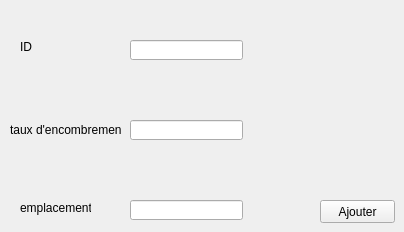
      <widget class="QWidget" name="tab_7">
       <attribute name="title">
        <string>Ajouter une station</string>
       </attribute>
       <widget class="QLabel" name="label_11">
        <property name="geometry">
         <rect>
          <x>20</x>
          <y>40</y>
          <width>47</width>
          <height>13</height>
         </rect>
        </property>
        <property name="text">
         <string>ID</string>
        </property>
       </widget>
       <widget class="QLabel" name="label_12">
        <property name="geometry">
         <rect>
          <x>20</x>
          <y>200</y>
          <width>71</width>
          <height>16</height>
         </rect>
        </property>
        <property name="text">
         <string>emplacement</string>
        </property>
       </widget>
       <widget class="QLabel" name="label_13">
        <property name="geometry">
         <rect>
          <x>10</x>
          <y>120</y>
          <width>111</width>
          <height>20</height>
         </rect>
        </property>
        <property name="text">
         <string>taux d'encombrement</string>
        </property>
       </widget>
       <widget class="QLineEdit" name="lineEdit_ids">
        <property name="geometry">
         <rect>
          <x>130</x>
          <y>40</y>
          <width>113</width>
          <height>20</height>
         </rect>
        </property>
       </widget>
       <widget class="QLineEdit" name="lineEdit_emplacement">
        <property name="geometry">
         <rect>
          <x>130</x>
          <y>200</y>
          <width>113</width>
          <height>20</height>
         </rect>
        </property>
       </widget>
       <widget class="QLineEdit" name="lineEdit_taux">
        <property name="geometry">
         <rect>
          <x>130</x>
          <y>120</y>
          <width>113</width>
          <height>20</height>
         </rect>
        </property>
       </widget>
       <widget class="QPushButton" name="ajouter2">
        <property name="geometry">
         <rect>
          <x>320</x>
          <y>200</y>
          <width>75</width>
          <height>23</height>
         </rect>
        </property>
        <property name="text">
         <string>Ajouter</string>
        </property>
       </widget>
      </widget>
